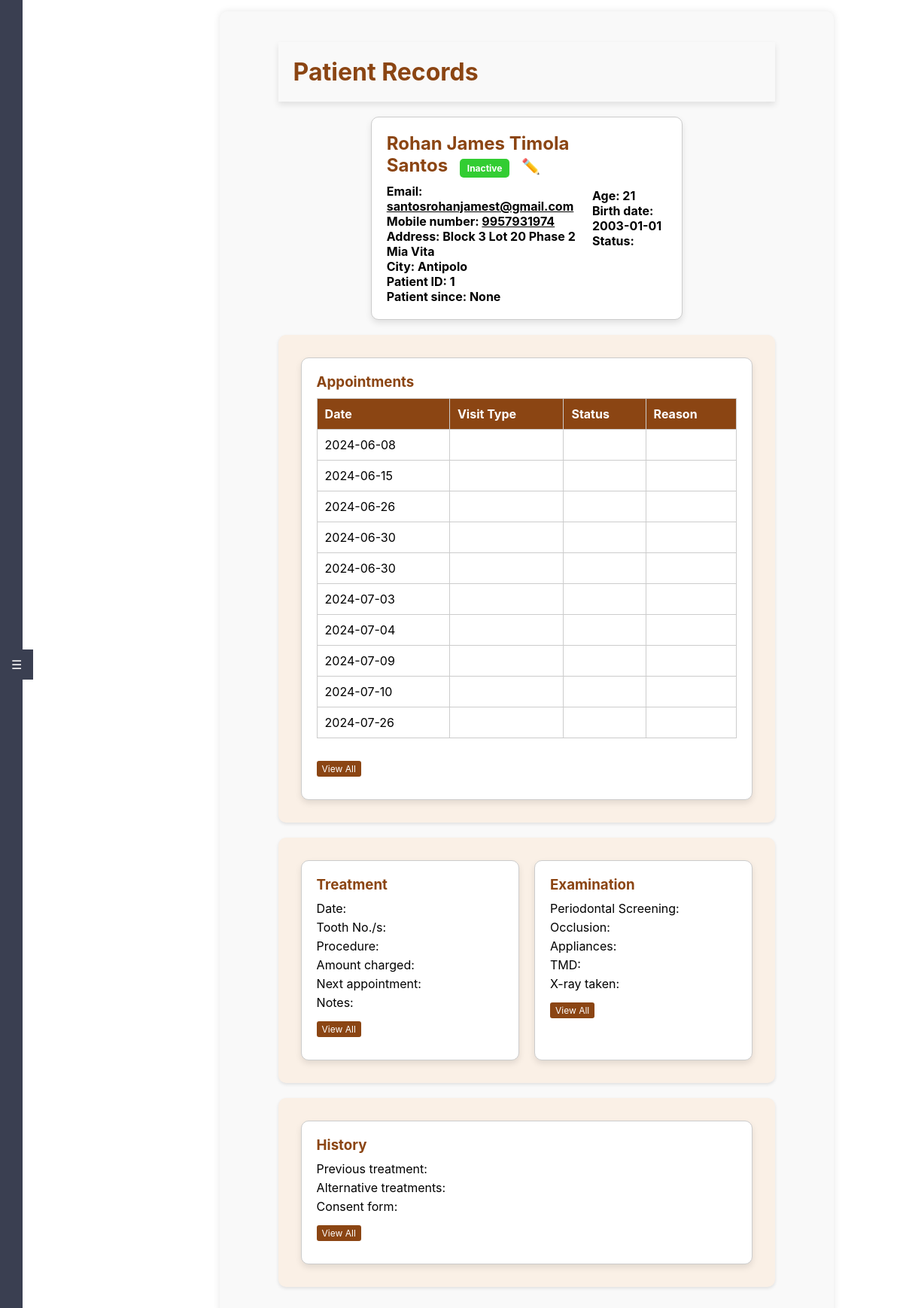
/overview/1, run on the app's committed database.
### tables this page shows
CREATE TABLE "patients" (
	"patient_id"	INTEGER,
	"econtact_id"	INTEGER,
	"estatus_id"	INTEGER,
	"patient_number"	TEXT,
	"first_name"	TEXT NOT NULL,
	"middle_name"	TEXT,
	"last_name"	TEXT NOT NULL,
	"dob"	NUMERIC NOT NULL,
	"phone"	INTEGER,
	"email"	TEXT UNIQUE,
	"address"	TEXT,
	"city"	TEXT,
	"next_appointment"	DATE,
	"last_appointment"	DATE,
	"register_date"	DATE,
	"medical_conditions"	TEXT,
	"current_medication"	TEXT,
	"sex"	TEXT,
	"marital_status"	TEXT,
	"occupation"	TEXT,
	PRIMARY KEY("patient_id" AUTOINCREMENT),
	FOREIGN KEY("econtact_id") REFERENCES "emergency_contacts"("econtact_id"),
	FOREIGN KEY("estatus_id") REFERENCES "employmentStatus"("estatus_id")
);

CREATE TABLE "Appointments" (
	"appointment_id"	INTEGER,
	"consultation_id"	INTEGER,
	"patient_id"	INTEGER,
	"dentist_id"	INTEGER,
	"appointment_date"	DATE NOT NULL,
	"start_time"	TIME NOT NULL,
	"end_time"	TIME NOT NULL,
	"status_id"	INTEGER,
	"chief_complaints"	TEXT,
	"procedures"	TEXT,
	"appointment_type"	TEXT NOT NULL,
	FOREIGN KEY("dentist_id") REFERENCES "dentists"("dentist_id"),
	PRIMARY KEY("appointment_id" AUTOINCREMENT),
	FOREIGN KEY("consultation_id") REFERENCES "Consultations"("consultation_id"),
	FOREIGN KEY("status_id") REFERENCES "Appointments"("status_id"),
	FOREIGN KEY("patient_id") REFERENCES "patients"("patient_id")
);

### app.py (the view)
@app.route('/overview/<int:patient_id>')
def overview(patient_id):
    conn = get_db_connection()
    patient = conn.execute('SELECT * FROM patients WHERE patient_id = ?', (patient_id,)).fetchone()
    if patient is None:
        flash('Patient not found!', 'danger')
        return redirect(url_for('dashboard'))
    birth_date = datetime.strptime(patient['dob'], '%Y-%m-%d')
    today = datetime.today()
    age = today.year - birth_date.year - ((today.month, today.day) < (birth_date.month, birth_date.day))
    patient = dict(patient)
    patient['age'] = age
    appointments = conn.execute('SELECT * FROM appointments WHERE patient_id = ?', (patient_id,)).fetchall()
    treatment = conn.execute('SELECT * FROM treatments WHERE patient_id = ?', (patient_id,)).fetchone()
    examination = conn.execute('SELECT * FROM examinations WHERE patient_id = ?', (patient_id,)).fetchone()
    medical_history = conn.execute('SELECT * FROM medical_history WHERE patient_id = ?', (patient_id,)).fetchone()
    conn.close()
    return render_template('overview.html',
                           patient=patient,
                           appointments=appointments,
                           treatment=treatment or {},
                           examination=examination or {},
                           medical_history=medical_history or {})

### app.py (called while the page is built)
def get_db_connection():
    conn = sqlite3.connect(app.config['DATABASE'], timeout=30)
    conn.execute('PRAGMA journal_mode=WAL')
    conn.row_factory = sqlite3.Row
    return conn

### templates/overview.html (shortened to what this page needs)
<!DOCTYPE html>
<html lang="en">
<head>
    <link rel="stylesheet" href="{{ url_for('static', filename='styles.css') }}">
</head>
<body class="overview-page">
    <div class="sidebar-tab" id="sidebarTab">☰</div>
    <div id="sidebar" class="sidebar">
        <ul>
            <li><a href="{{ url_for('dashboard') }}">Dashboard</a></li>
            <li><a href="{{ url_for('profile') }}">Profile</a></li>
            <li><a href="{{ url_for('users') }}">Users</a></li>
            <li><a href="{{ url_for('treatment') }}">Treatment</a></li>
            <li><a href="{{ url_for('maintenance') }}">Maintenance</a></li>
            <li><a href="{{ url_for('inventory') }}">Inventory</a></li>
            <li><a href="{{ url_for('reports') }}">Reports</a></li>
            <li><a href="{{ url_for('payments') }}">Payments</a></li>
            <br>
            <br>
            <br>
            <br>
            <br>
            <br>
            <li><a href="{{ url_for('help') }}">Help</a></li>
            <li><a href="{{ url_for('about') }}">About</a></li>
            <li><a href="{{ url_for('logout') }}">Logout</a></li>
        </ul>
    </div>
    <div class="main-content">
        <div class="container">
            <h1 class="header">Patient Records</h1>
            <div class="patient-info box">
                <div>
                    <h2>{{ patient.first_name }} {{ patient.middle_name }} {{ patient.last_name }}
                        <span class="status-badge">{{ 'Active' if patient.is_active else 'Inactive' }}</span>
                        <a href="#" class="edit-btn">✏️</a>
                    </h2>
                    <p>Email: <a href="mailto:{{ patient.email }}">{{ patient.email }}</a></p>
                    <p>Mobile number: <a href="tel:{{ patient.phone }}">{{ patient.phone }}</a></p>
                    <p>Address: {{ patient.address }}</p>
                    <p>City: <strong>{{ patient.city }}</strong></p>
                    <p>Patient ID: {{ patient.patient_id }}</p>
                    <p>Patient since: {{ patient.register_date }}</p>
                </div>
                <div>
                    <p>Age: {{ patient.age }}</p>
                    <p>Birth date: {{ patient.dob }}</p>
                    <p>Status: {{ patient.status }}</p>
                </div>
            </div>
            <div class="section">
                <div class="box">
                    <h3>Appointments</h3>
                    <table class="appointment-table">
                        <thead>
                            <tr>
                                <th>Date</th>
                                <th>Visit Type</th>
                                <th>Status</th>
                                <th>Reason</th>
                            </tr>
                        </thead>
                        <tbody>
                            {% for appointment in appointments %}
                            <tr>
                                <td>{{ appointment.appointment_date }}</td>
                                <td>{{ appointment.visit_type }}</td>
                                <td><span class="appointment-status" style="background-color: {{ appointment.status_color }};">{{ appointment.status }}</span></td>
                                <td>{{ appointment.reason }}</td>
                            </tr>
                            {% endfor %}
                        </tbody>
                    </table>
                    <a href="#" class="view-all-btn">View All</a>
                </div>
            </div>
            <div class="section">
                <div class="box">
                    <h3>Treatment</h3>
                    <p>Date: {{ treatment.date }}</p>
                    <p>Tooth No./s: {{ treatment.tooth_numbers }}</p>
                    <p>Procedure: {{ treatment.procedure }}</p>
                    <p>Amount charged: {{ treatment.amount_charged }}</p>
                    <p>Next appointment: {{ treatment.next_appointment }}</p>
                    <p>Notes: {{ treatment.notes }}</p>
                    <a href="#" class="view-all-btn">View All</a>
                </div>
                <div class="box">
                    <h3>Examination</h3>
                    <p>Periodontal Screening: {{ examination.periodontal_screening }}</p>
                    <p>Occlusion: {{ examination.occlusion }}</p>
                    <p>Appliances: {{ examination.appliances }}</p>
                    <p>TMD: {{ examination.tmd }}</p>
                    <p>X-ray taken: {{ examination.xray }}</p>
                    <a href="{{ url_for('intraoral_exam', patient_id=patient.patient_id) }}" class="view-all-btn">View All</a>
                </div>
            </div>
            <div class="section">
                <div class="box">
                    <h3>History</h3>
                    <p>Previous treatment: {{ medical_history.previous_treatment }}</p>
                    <p>Alternative treatments: {{ medical_history.alternative_treatments }}</p>
                    <p>Consent form: {{ medical_history.consent_form }}</p>
                    <a href="#" class="view-all-btn">View All</a>
                </div>
            </div>
        </div>
    </div>
</body>
</html>

### data on the page
patients: first_name "Rohan James", middle_name "Timola", last_name "Santos", email "santosrohanjamest@gmail.com", phone "9957931974", address "Block 3 Lot 20 Phase 2 Mia Vita", city "Antipolo", patient_id "1", dob "2003-01-01"
Appointments: appointment_date "2024-06-08"
Appointments: appointment_date "2024-06-15"
Appointments: appointment_date "2024-06-26"
Appointments: appointment_date "2024-06-30"
Appointments: appointment_date "2024-06-30"
Appointments: appointment_date "2024-07-03"
Appointments: appointment_date "2024-07-04"
Appointments: appointment_date "2024-07-09"
Appointments: appointment_date "2024-07-10"
Appointments: appointment_date "2024-07-26"

### other printed values
{{ 'Active' if patient.is_active else 'Inactive' }} "Inactive"
{{ patient.register_date }} "None"
{{ patient.age }} "21"
